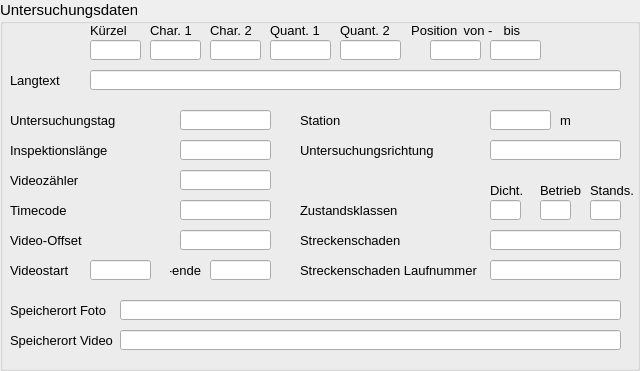
   <widget class="QGroupBox" name="groupBox_2">
    <property name="geometry">
     <rect>
      <x>10</x>
      <y>120</y>
      <width>640</width>
      <height>371</height>
     </rect>
    </property>
    <property name="font">
     <font>
      <family>Tahoma</family>
      <pointsize>11</pointsize>
     </font>
    </property>
    <property name="title">
     <string>Untersuchungsdaten</string>
    </property>
    <widget class="QLineEdit" name="untersuchrichtung">
     <property name="geometry">
      <rect>
       <x>490</x>
       <y>140</y>
       <width>131</width>
       <height>20</height>
      </rect>
     </property>
     <property name="font">
      <font>
       <family>Tahoma</family>
       <pointsize>10</pointsize>
      </font>
     </property>
     <property name="toolTip">
      <string>&lt;html&gt;&lt;head/&gt;&lt;body&gt;&lt;p&gt;&lt;span style=&quot; font-size:10pt;&quot;&gt;Untersuchungsrichtung&lt;/span&gt;&lt;/p&gt;&lt;/body&gt;&lt;/html&gt;</string>
     </property>
    </widget>
    <widget class="QLabel" name="label_17">
     <property name="geometry">
      <rect>
       <x>300</x>
       <y>140</y>
       <width>151</width>
       <height>21</height>
      </rect>
     </property>
     <property name="font">
      <font>
       <family>Tahoma</family>
       <pointsize>10</pointsize>
      </font>
     </property>
     <property name="text">
      <string>Untersuchungsrichtung</string>
     </property>
    </widget>
    <widget class="QLabel" name="label_23">
     <property name="geometry">
      <rect>
       <x>90</x>
       <y>20</y>
       <width>151</width>
       <height>21</height>
      </rect>
     </property>
     <property name="font">
      <font>
       <family>Tahoma</family>
       <pointsize>10</pointsize>
      </font>
     </property>
     <property name="text">
      <string>Kürzel</string>
     </property>
    </widget>
    <widget class="QLabel" name="label_24">
     <property name="geometry">
      <rect>
       <x>150</x>
       <y>20</y>
       <width>51</width>
       <height>21</height>
      </rect>
     </property>
     <property name="font">
      <font>
       <family>Tahoma</family>
       <pointsize>10</pointsize>
      </font>
     </property>
     <property name="text">
      <string>Char. 1</string>
     </property>
    </widget>
    <widget class="QLabel" name="label_25">
     <property name="geometry">
      <rect>
       <x>210</x>
       <y>20</y>
       <width>51</width>
       <height>21</height>
      </rect>
     </property>
     <property name="font">
      <font>
       <family>Tahoma</family>
       <pointsize>10</pointsize>
      </font>
     </property>
     <property name="text">
      <string>Char. 2</string>
     </property>
    </widget>
    <widget class="QLabel" name="label_26">
     <property name="geometry">
      <rect>
       <x>270</x>
       <y>20</y>
       <width>61</width>
       <height>21</height>
      </rect>
     </property>
     <property name="font">
      <font>
       <family>Tahoma</family>
       <pointsize>10</pointsize>
      </font>
     </property>
     <property name="text">
      <string>Quant. 1</string>
     </property>
    </widget>
    <widget class="QLabel" name="label_27">
     <property name="geometry">
      <rect>
       <x>340</x>
       <y>20</y>
       <width>61</width>
       <height>21</height>
      </rect>
     </property>
     <property name="font">
      <font>
       <family>Tahoma</family>
       <pointsize>10</pointsize>
      </font>
     </property>
     <property name="text">
      <string>Quant. 2</string>
     </property>
    </widget>
    <widget class="QLabel" name="label_28">
     <property name="geometry">
      <rect>
       <x>300</x>
       <y>230</y>
       <width>161</width>
       <height>21</height>
      </rect>
     </property>
     <property name="font">
      <font>
       <family>Tahoma</family>
       <pointsize>10</pointsize>
      </font>
     </property>
     <property name="text">
      <string>Streckenschaden</string>
     </property>
    </widget>
    <widget class="QLabel" name="label_29">
     <property name="geometry">
      <rect>
       <x>300</x>
       <y>260</y>
       <width>211</width>
       <height>21</height>
      </rect>
     </property>
     <property name="font">
      <font>
       <family>Tahoma</family>
       <pointsize>10</pointsize>
      </font>
     </property>
     <property name="text">
      <string>Streckenschaden Laufnummer</string>
     </property>
    </widget>
    <widget class="QLineEdit" name="kuerzel">
     <property name="geometry">
      <rect>
       <x>90</x>
       <y>40</y>
       <width>51</width>
       <height>20</height>
      </rect>
     </property>
     <property name="font">
      <font>
       <family>Tahoma</family>
       <pointsize>10</pointsize>
      </font>
     </property>
     <property name="toolTip">
      <string>&lt;html&gt;&lt;head/&gt;&lt;body&gt;&lt;p&gt;&lt;span style=&quot; font-size:10pt;&quot;&gt;Schadenskürzel&lt;/span&gt;&lt;/p&gt;&lt;/body&gt;&lt;/html&gt;</string>
     </property>
    </widget>
    <widget class="QLineEdit" name="charakt1">
     <property name="geometry">
      <rect>
       <x>150</x>
       <y>40</y>
       <width>51</width>
       <height>20</height>
      </rect>
     </property>
     <property name="font">
      <font>
       <family>Tahoma</family>
       <pointsize>10</pointsize>
      </font>
     </property>
     <property name="toolTip">
      <string>&lt;html&gt;&lt;head/&gt;&lt;body&gt;&lt;p&gt;Zustandsdaten: Charakterisierung 1&lt;/p&gt;&lt;/body&gt;&lt;/html&gt;</string>
     </property>
     <property name="statusTip">
      <string>Zustandsdaten: Charakterisierung 1</string>
     </property>
    </widget>
    <widget class="QLineEdit" name="charakt2">
     <property name="geometry">
      <rect>
       <x>210</x>
       <y>40</y>
       <width>51</width>
       <height>20</height>
      </rect>
     </property>
     <property name="font">
      <font>
       <family>Tahoma</family>
       <pointsize>10</pointsize>
      </font>
     </property>
     <property name="toolTip">
      <string>&lt;html&gt;&lt;head/&gt;&lt;body&gt;&lt;p&gt;Zustandsdaten: Charakterisierung 2&lt;/p&gt;&lt;/body&gt;&lt;/html&gt;</string>
     </property>
     <property name="statusTip">
      <string>Zustandsdaten: Charakterisierung 2</string>
     </property>
    </widget>
    <widget class="QLineEdit" name="quantnr1">
     <property name="geometry">
      <rect>
       <x>270</x>
       <y>40</y>
       <width>61</width>
       <height>20</height>
      </rect>
     </property>
     <property name="font">
      <font>
       <family>Tahoma</family>
       <pointsize>10</pointsize>
      </font>
     </property>
     <property name="toolTip">
      <string>&lt;html&gt;&lt;head/&gt;&lt;body&gt;&lt;p&gt;Zustandsdaten: Quantifizierung 1&lt;/p&gt;&lt;/body&gt;&lt;/html&gt;</string>
     </property>
     <property name="statusTip">
      <string>Zustandsdaten: Quantifizierung 1</string>
     </property>
    </widget>
    <widget class="QLineEdit" name="quantnr2">
     <property name="geometry">
      <rect>
       <x>340</x>
       <y>40</y>
       <width>61</width>
       <height>20</height>
      </rect>
     </property>
     <property name="font">
      <font>
       <family>Tahoma</family>
       <pointsize>10</pointsize>
      </font>
     </property>
     <property name="toolTip">
      <string>&lt;html&gt;&lt;head/&gt;&lt;body&gt;&lt;p&gt;Zustandsdaten: Quantifizierung 2&lt;/p&gt;&lt;/body&gt;&lt;/html&gt;</string>
     </property>
     <property name="statusTip">
      <string>Zustandsdaten: Quantifizierung 2</string>
     </property>
    </widget>
    <widget class="QLineEdit" name="streckenschaden">
     <property name="geometry">
      <rect>
       <x>490</x>
       <y>230</y>
       <width>131</width>
       <height>20</height>
      </rect>
     </property>
     <property name="font">
      <font>
       <family>Tahoma</family>
       <pointsize>10</pointsize>
      </font>
     </property>
     <property name="toolTip">
      <string>&lt;html&gt;&lt;head/&gt;&lt;body&gt;&lt;p&gt;&lt;span style=&quot; font-size:10pt;&quot;&gt;Streckenschaden (Kodierung)&lt;/span&gt;&lt;/p&gt;&lt;/body&gt;&lt;/html&gt;</string>
     </property>
     <property name="statusTip">
      <string>Streckenschaden (Kodierung)</string>
     </property>
    </widget>
    <widget class="QLineEdit" name="streckenschaden_lfdnr">
     <property name="geometry">
      <rect>
       <x>490</x>
       <y>260</y>
       <width>131</width>
       <height>20</height>
      </rect>
     </property>
     <property name="font">
      <font>
       <family>Tahoma</family>
       <pointsize>10</pointsize>
      </font>
     </property>
     <property name="toolTip">
      <string>&lt;html&gt;&lt;head/&gt;&lt;body&gt;&lt;p&gt;&lt;span style=&quot; font-size:10pt;&quot;&gt;Lfd. Nummer des Streckenschadens&lt;/span&gt;&lt;/p&gt;&lt;/body&gt;&lt;/html&gt;</string>
     </property>
     <property name="statusTip">
      <string>Lfd. Nummer des Streckenschadens</string>
     </property>
    </widget>
    <widget class="QLabel" name="label_18">
     <property name="geometry">
      <rect>
       <x>400</x>
       <y>20</y>
       <width>61</width>
       <height>21</height>
      </rect>
     </property>
     <property name="font">
      <font>
       <family>Tahoma</family>
       <pointsize>10</pointsize>
      </font>
     </property>
     <property name="text">
      <string>Position </string>
     </property>
     <property name="alignment">
      <set>Qt::AlignRight|Qt::AlignTrailing|Qt::AlignVCenter</set>
     </property>
    </widget>
    <widget class="QLineEdit" name="pos_von">
     <property name="geometry">
      <rect>
       <x>430</x>
       <y>40</y>
       <width>51</width>
       <height>20</height>
      </rect>
     </property>
     <property name="font">
      <font>
       <family>Tahoma</family>
       <pointsize>10</pointsize>
      </font>
     </property>
     <property name="toolTip">
      <string>&lt;html&gt;&lt;head/&gt;&lt;body&gt;&lt;p&gt;Zustandsdaten: Anfangswinkel als Zifferblattreferenz&lt;/p&gt;&lt;/body&gt;&lt;/html&gt;</string>
     </property>
     <property name="statusTip">
      <string>Zustandsdaten: Anfangswinkel als Zifferblattreferenz</string>
     </property>
    </widget>
    <widget class="QLineEdit" name="pos_bis">
     <property name="geometry">
      <rect>
       <x>490</x>
       <y>40</y>
       <width>51</width>
       <height>20</height>
      </rect>
     </property>
     <property name="font">
      <font>
       <family>Tahoma</family>
       <pointsize>10</pointsize>
      </font>
     </property>
     <property name="toolTip">
      <string>&lt;html&gt;&lt;head/&gt;&lt;body&gt;&lt;p&gt;Zustandsdaten: Endwinkel als Zifferblattreferenz&lt;/p&gt;&lt;/body&gt;&lt;/html&gt;</string>
     </property>
     <property name="statusTip">
      <string>Zustandsdaten: Endwinkel als Zifferblattreferenz</string>
     </property>
    </widget>
    <widget class="QLineEdit" name="station">
     <property name="geometry">
      <rect>
       <x>490</x>
       <y>110</y>
       <width>61</width>
       <height>20</height>
      </rect>
     </property>
     <property name="font">
      <font>
       <family>Tahoma</family>
       <pointsize>10</pointsize>
      </font>
     </property>
     <property name="toolTip">
      <string>&lt;html&gt;&lt;head/&gt;&lt;body&gt;&lt;p&gt;&lt;span style=&quot; font-size:10pt;&quot;&gt;Station entlang der Haltung&lt;/span&gt;&lt;/p&gt;&lt;/body&gt;&lt;/html&gt;</string>
     </property>
     <property name="statusTip">
      <string>Station entlang der Haltung</string>
     </property>
    </widget>
    <widget class="QLabel" name="label_34">
     <property name="geometry">
      <rect>
       <x>300</x>
       <y>110</y>
       <width>151</width>
       <height>21</height>
      </rect>
     </property>
     <property name="font">
      <font>
       <family>Tahoma</family>
       <pointsize>10</pointsize>
      </font>
     </property>
     <property name="text">
      <string>Station</string>
     </property>
    </widget>
    <widget class="QLabel" name="label_32">
     <property name="geometry">
      <rect>
       <x>10</x>
       <y>330</y>
       <width>151</width>
       <height>21</height>
      </rect>
     </property>
     <property name="font">
      <font>
       <family>Tahoma</family>
       <pointsize>10</pointsize>
      </font>
     </property>
     <property name="text">
      <string>Speicherort Video</string>
     </property>
    </widget>
    <widget class="QLineEdit" name="film_dateiname">
     <property name="geometry">
      <rect>
       <x>120</x>
       <y>330</y>
       <width>501</width>
       <height>20</height>
      </rect>
     </property>
     <property name="font">
      <font>
       <family>Tahoma</family>
       <pointsize>10</pointsize>
      </font>
     </property>
     <property name="toolTip">
      <string>&lt;html&gt;&lt;head/&gt;&lt;body&gt;&lt;p&gt;Speicherort des Videos&lt;/p&gt;&lt;/body&gt;&lt;/html&gt;</string>
     </property>
     <property name="statusTip">
      <string>Speicherort des Videos</string>
     </property>
    </widget>
    <widget class="QLineEdit" name="foto_dateiname">
     <property name="geometry">
      <rect>
       <x>120</x>
       <y>300</y>
       <width>501</width>
       <height>20</height>
      </rect>
     </property>
     <property name="font">
      <font>
       <family>Tahoma</family>
       <pointsize>10</pointsize>
      </font>
     </property>
     <property name="toolTip">
      <string>&lt;html&gt;&lt;head/&gt;&lt;body&gt;&lt;p&gt;&lt;span style=&quot; font-size:10pt;&quot;&gt;Speicherort des Fotos&lt;/span&gt;&lt;/p&gt;&lt;/body&gt;&lt;/html&gt;</string>
     </property>
     <property name="statusTip">
      <string>Speicherort des Fotos</string>
     </property>
    </widget>
    <widget class="QLabel" name="label_31">
     <property name="geometry">
      <rect>
       <x>10</x>
       <y>300</y>
       <width>151</width>
       <height>21</height>
      </rect>
     </property>
     <property name="font">
      <font>
       <family>Tahoma</family>
       <pointsize>10</pointsize>
      </font>
     </property>
     <property name="text">
      <string>Speicherort Foto</string>
     </property>
    </widget>
    <widget class="QLabel" name="label_19">
     <property name="geometry">
      <rect>
       <x>10</x>
       <y>170</y>
       <width>151</width>
       <height>21</height>
      </rect>
     </property>
     <property name="font">
      <font>
       <family>Tahoma</family>
       <pointsize>10</pointsize>
      </font>
     </property>
     <property name="text">
      <string>Videozähler</string>
     </property>
    </widget>
    <widget class="QLabel" name="label_35">
     <property name="geometry">
      <rect>
       <x>10</x>
       <y>200</y>
       <width>151</width>
       <height>21</height>
      </rect>
     </property>
     <property name="font">
      <font>
       <family>Tahoma</family>
       <pointsize>10</pointsize>
      </font>
     </property>
     <property name="text">
      <string>Timecode</string>
     </property>
    </widget>
    <widget class="QLabel" name="label_21">
     <property name="geometry">
      <rect>
       <x>10</x>
       <y>230</y>
       <width>151</width>
       <height>21</height>
      </rect>
     </property>
     <property name="font">
      <font>
       <family>Tahoma</family>
       <pointsize>10</pointsize>
      </font>
     </property>
     <property name="text">
      <string>Video-Offset</string>
     </property>
    </widget>
    <widget class="QLineEdit" name="videozaehler">
     <property name="geometry">
      <rect>
       <x>180</x>
       <y>170</y>
       <width>91</width>
       <height>20</height>
      </rect>
     </property>
     <property name="font">
      <font>
       <family>Tahoma</family>
       <pointsize>10</pointsize>
      </font>
     </property>
     <property name="toolTip">
      <string>&lt;html&gt;&lt;head/&gt;&lt;body&gt;&lt;p&gt;&lt;span style=&quot; font-size:10pt;&quot;&gt;Videozähler&lt;/span&gt;&lt;/p&gt;&lt;/body&gt;&lt;/html&gt;</string>
     </property>
     <property name="statusTip">
      <string>Videozähler</string>
     </property>
    </widget>
    <widget class="QLineEdit" name="timecode">
     <property name="geometry">
      <rect>
       <x>180</x>
       <y>200</y>
       <width>91</width>
       <height>20</height>
      </rect>
     </property>
     <property name="font">
      <font>
       <family>Tahoma</family>
       <pointsize>10</pointsize>
      </font>
     </property>
     <property name="toolTip">
      <string>&lt;html&gt;&lt;head/&gt;&lt;body&gt;&lt;p&gt;&lt;span style=&quot; font-size:10pt;&quot;&gt;Timecode&lt;/span&gt;&lt;/p&gt;&lt;/body&gt;&lt;/html&gt;</string>
     </property>
     <property name="statusTip">
      <string>Timecode</string>
     </property>
    </widget>
    <widget class="QLineEdit" name="video_offset">
     <property name="geometry">
      <rect>
       <x>180</x>
       <y>230</y>
       <width>91</width>
       <height>20</height>
      </rect>
     </property>
     <property name="font">
      <font>
       <family>Tahoma</family>
       <pointsize>10</pointsize>
      </font>
     </property>
     <property name="toolTip">
      <string>&lt;html&gt;&lt;head/&gt;&lt;body&gt;&lt;p&gt;&lt;span style=&quot; font-size:10pt;&quot;&gt;Video-Offset&lt;/span&gt;&lt;/p&gt;&lt;/body&gt;&lt;/html&gt;</string>
     </property>
     <property name="statusTip">
      <string>Video-Offset</string>
     </property>
    </widget>
    <widget class="QLineEdit" name="inspektionslaenge">
     <property name="geometry">
      <rect>
       <x>180</x>
       <y>140</y>
       <width>91</width>
       <height>20</height>
      </rect>
     </property>
     <property name="font">
      <font>
       <family>Tahoma</family>
       <pointsize>10</pointsize>
      </font>
     </property>
     <property name="toolTip">
      <string>&lt;html&gt;&lt;head/&gt;&lt;body&gt;&lt;p&gt;&lt;span style=&quot; font-size:10pt;&quot;&gt;Inspektionslänge&lt;/span&gt;&lt;/p&gt;&lt;/body&gt;&lt;/html&gt;</string>
     </property>
     <property name="statusTip">
      <string>Inspektionslänge</string>
     </property>
    </widget>
    <widget class="QLabel" name="label_61">
     <property name="geometry">
      <rect>
       <x>10</x>
       <y>110</y>
       <width>151</width>
       <height>21</height>
      </rect>
     </property>
     <property name="font">
      <font>
       <family>Tahoma</family>
       <pointsize>10</pointsize>
      </font>
     </property>
     <property name="text">
      <string>Untersuchungstag</string>
     </property>
    </widget>
    <widget class="QLineEdit" name="untersuchtag">
     <property name="geometry">
      <rect>
       <x>180</x>
       <y>110</y>
       <width>91</width>
       <height>20</height>
      </rect>
     </property>
     <property name="font">
      <font>
       <family>Tahoma</family>
       <pointsize>10</pointsize>
      </font>
     </property>
     <property name="toolTip">
      <string>&lt;html&gt;&lt;head/&gt;&lt;body&gt;&lt;p&gt;Datum der Untersuchung&lt;/p&gt;&lt;/body&gt;&lt;/html&gt;</string>
     </property>
     <property name="statusTip">
      <string>Datum der Untersuchung</string>
     </property>
    </widget>
    <widget class="QLabel" name="label_20">
     <property name="geometry">
      <rect>
       <x>10</x>
       <y>140</y>
       <width>151</width>
       <height>21</height>
      </rect>
     </property>
     <property name="font">
      <font>
       <family>Tahoma</family>
       <pointsize>10</pointsize>
      </font>
     </property>
     <property name="text">
      <string>Inspektionslänge</string>
     </property>
    </widget>
    <widget class="QLabel" name="label_2">
     <property name="geometry">
      <rect>
       <x>560</x>
       <y>110</y>
       <width>47</width>
       <height>21</height>
      </rect>
     </property>
     <property name="font">
      <font>
       <family>Tahoma</family>
       <pointsize>10</pointsize>
      </font>
     </property>
     <property name="text">
      <string>m</string>
     </property>
    </widget>
    <widget class="QLabel" name="label_36">
     <property name="geometry">
      <rect>
       <x>300</x>
       <y>200</y>
       <width>111</width>
       <height>21</height>
      </rect>
     </property>
     <property name="font">
      <font>
       <family>Tahoma</family>
       <pointsize>10</pointsize>
      </font>
     </property>
     <property name="text">
      <string>Zustandsklassen</string>
     </property>
    </widget>
    <widget class="QLabel" name="label_37">
     <property name="geometry">
      <rect>
       <x>540</x>
       <y>180</y>
       <width>41</width>
       <height>21</height>
      </rect>
     </property>
     <property name="font">
      <font>
       <family>Tahoma</family>
       <pointsize>10</pointsize>
      </font>
     </property>
     <property name="text">
      <string>Betrieb</string>
     </property>
    </widget>
    <widget class="QLineEdit" name="ZD">
     <property name="geometry">
      <rect>
       <x>490</x>
       <y>200</y>
       <width>31</width>
       <height>20</height>
      </rect>
     </property>
     <property name="font">
      <font>
       <family>Tahoma</family>
       <pointsize>10</pointsize>
      </font>
     </property>
     <property name="toolTip">
      <string>&lt;html&gt;&lt;head/&gt;&lt;body&gt;&lt;p&gt;&lt;span style=&quot; font-size:10pt;&quot;&gt;Max. Zustandsklasse Dichtheit&lt;/span&gt;&lt;/p&gt;&lt;/body&gt;&lt;/html&gt;</string>
     </property>
     <property name="statusTip">
      <string>Max. Zustandsklasse Dichtheit</string>
     </property>
    </widget>
    <widget class="QLineEdit" name="ZB">
     <property name="geometry">
      <rect>
       <x>540</x>
       <y>200</y>
       <width>31</width>
       <height>20</height>
      </rect>
     </property>
     <property name="font">
      <font>
       <family>Tahoma</family>
       <pointsize>10</pointsize>
      </font>
     </property>
     <property name="toolTip">
      <string>&lt;html&gt;&lt;head/&gt;&lt;body&gt;&lt;p&gt;&lt;span style=&quot; font-size:10pt;&quot;&gt;Max. Zustandsklasse Betriebssicherheit&lt;/span&gt;&lt;/p&gt;&lt;/body&gt;&lt;/html&gt;</string>
     </property>
     <property name="statusTip">
      <string>Max. Zustandsklasse Betriebssicherheit</string>
     </property>
    </widget>
    <widget class="QLabel" name="label_38">
     <property name="geometry">
      <rect>
       <x>590</x>
       <y>180</y>
       <width>51</width>
       <height>21</height>
      </rect>
     </property>
     <property name="font">
      <font>
       <family>Tahoma</family>
       <pointsize>10</pointsize>
      </font>
     </property>
     <property name="text">
      <string>Stands.</string>
     </property>
    </widget>
    <widget class="QLineEdit" name="ZS">
     <property name="geometry">
      <rect>
       <x>590</x>
       <y>200</y>
       <width>31</width>
       <height>20</height>
      </rect>
     </property>
     <property name="font">
      <font>
       <family>Tahoma</family>
       <pointsize>10</pointsize>
      </font>
     </property>
     <property name="toolTip">
      <string>&lt;html&gt;&lt;head/&gt;&lt;body&gt;&lt;p&gt;&lt;span style=&quot; font-size:10pt;&quot;&gt;Max. Zustandsklasse Standsicherheit&lt;/span&gt;&lt;/p&gt;&lt;/body&gt;&lt;/html&gt;</string>
     </property>
     <property name="statusTip">
      <string>Max. Zustandsklasse Betriebssicherheit</string>
     </property>
    </widget>
    <widget class="QLabel" name="label_39">
     <property name="geometry">
      <rect>
       <x>490</x>
       <y>180</y>
       <width>41</width>
       <height>21</height>
      </rect>
     </property>
     <property name="font">
      <font>
       <family>Tahoma</family>
       <pointsize>10</pointsize>
      </font>
     </property>
     <property name="text">
      <string>Dicht.</string>
     </property>
    </widget>
    <widget class="QLabel" name="label_30">
     <property name="geometry">
      <rect>
       <x>500</x>
       <y>20</y>
       <width>41</width>
       <height>21</height>
      </rect>
     </property>
     <property name="font">
      <font>
       <family>Tahoma</family>
       <pointsize>10</pointsize>
      </font>
     </property>
     <property name="text">
      <string> bis</string>
     </property>
    </widget>
    <widget class="QLabel" name="label_40">
     <property name="geometry">
      <rect>
       <x>460</x>
       <y>20</y>
       <width>51</width>
       <height>21</height>
      </rect>
     </property>
     <property name="font">
      <font>
       <family>Tahoma</family>
       <pointsize>10</pointsize>
      </font>
     </property>
     <property name="text">
      <string> von -</string>
     </property>
    </widget>
    <widget class="QLineEdit" name="langtext">
     <property name="geometry">
      <rect>
       <x>90</x>
       <y>70</y>
       <width>531</width>
       <height>20</height>
      </rect>
     </property>
     <property name="font">
      <font>
       <family>Tahoma</family>
       <pointsize>10</pointsize>
      </font>
     </property>
     <property name="toolTip">
      <string>&lt;html&gt;&lt;head/&gt;&lt;body&gt;&lt;p&gt;&lt;span style=&quot; font-size:10pt;&quot;&gt;Zustandsbeschreibung Langtext&lt;/span&gt;&lt;/p&gt;&lt;/body&gt;&lt;/html&gt;</string>
     </property>
     <property name="statusTip">
      <string>Zustandsbeschreibung Langtext</string>
     </property>
    </widget>
    <widget class="QLabel" name="label_52">
     <property name="geometry">
      <rect>
       <x>10</x>
       <y>70</y>
       <width>61</width>
       <height>21</height>
      </rect>
     </property>
     <property name="font">
      <font>
       <family>Tahoma</family>
       <pointsize>10</pointsize>
      </font>
     </property>
     <property name="text">
      <string>Langtext</string>
     </property>
    </widget>
    <widget class="QLabel" name="label_33">
     <property name="geometry">
      <rect>
       <x>10</x>
       <y>260</y>
       <width>81</width>
       <height>21</height>
      </rect>
     </property>
     <property name="font">
      <font>
       <family>Tahoma</family>
       <pointsize>10</pointsize>
      </font>
     </property>
     <property name="text">
      <string>Videostart</string>
     </property>
    </widget>
    <widget class="QLineEdit" name="video_start">
     <property name="geometry">
      <rect>
       <x>90</x>
       <y>260</y>
       <width>61</width>
       <height>20</height>
      </rect>
     </property>
     <property name="font">
      <font>
       <family>Tahoma</family>
       <pointsize>10</pointsize>
      </font>
     </property>
     <property name="toolTip">
      <string>&lt;html&gt;&lt;head/&gt;&lt;body&gt;&lt;p&gt;Beginn der Videoreferenz&lt;/p&gt;&lt;/body&gt;&lt;/html&gt;</string>
     </property>
     <property name="statusTip">
      <string>Beginn der Videoreferenz</string>
     </property>
    </widget>
    <widget class="QLabel" name="label_41">
     <property name="geometry">
      <rect>
       <x>170</x>
       <y>260</y>
       <width>31</width>
       <height>21</height>
      </rect>
     </property>
     <property name="font">
      <font>
       <family>Tahoma</family>
       <pointsize>10</pointsize>
      </font>
     </property>
     <property name="text">
      <string>-ende</string>
     </property>
     <property name="alignment">
      <set>Qt::AlignRight|Qt::AlignTrailing|Qt::AlignVCenter</set>
     </property>
    </widget>
    <widget class="QLineEdit" name="video_ende">
     <property name="geometry">
      <rect>
       <x>210</x>
       <y>260</y>
       <width>61</width>
       <height>20</height>
      </rect>
     </property>
     <property name="font">
      <font>
       <family>Tahoma</family>
       <pointsize>10</pointsize>
      </font>
     </property>
     <property name="toolTip">
      <string>&lt;html&gt;&lt;head/&gt;&lt;body&gt;&lt;p&gt;Ende der Videoreferenz&lt;/p&gt;&lt;/body&gt;&lt;/html&gt;</string>
     </property>
     <property name="statusTip">
      <string>Ende der Videoreferenz</string>
     </property>
    </widget>
   </widget>
